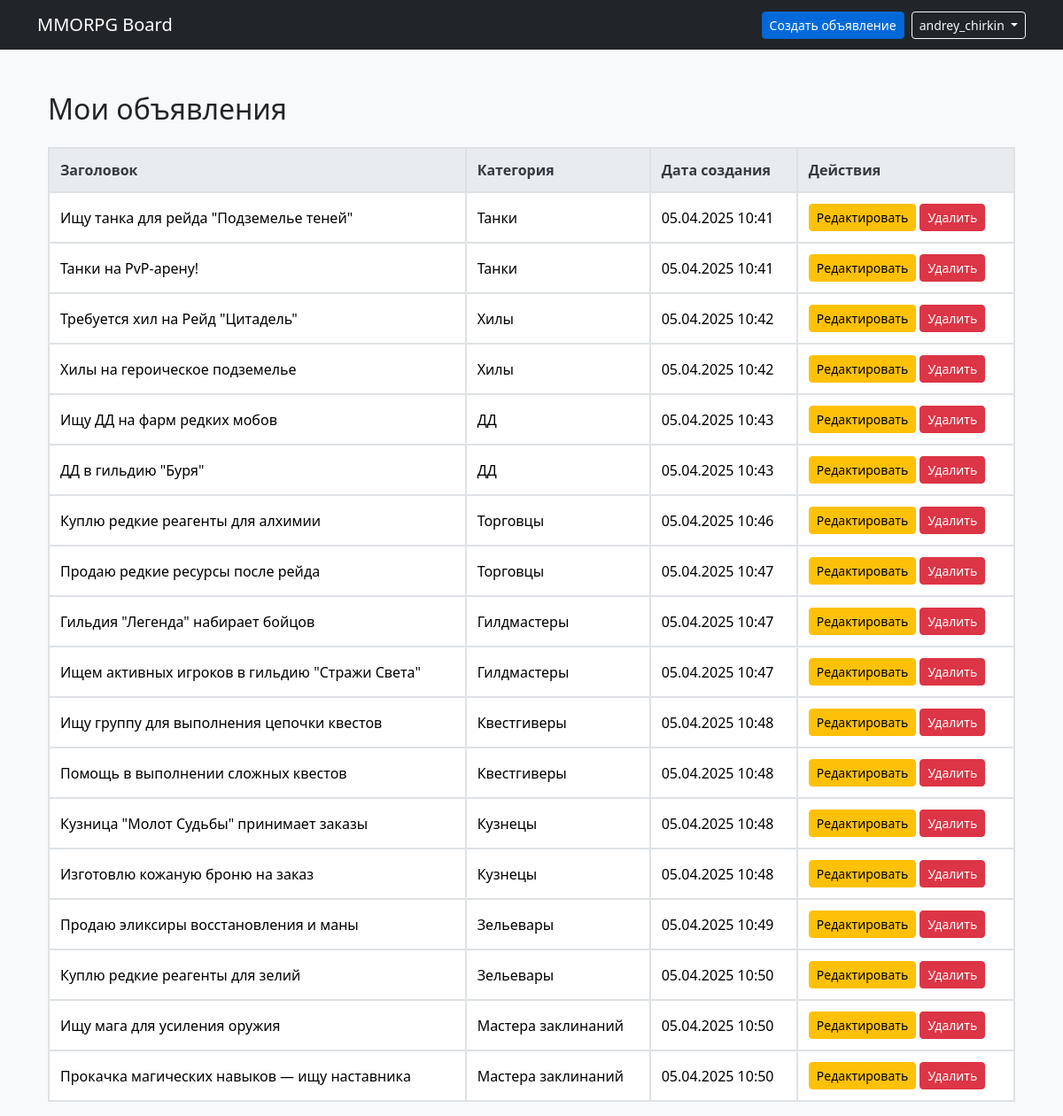
The app's page /my_posts/ (signed in) with its own data.
### board/models.py (models this page shows, shortened)
class Post(models.Model):
    author = models.ForeignKey(User, on_delete=models.CASCADE)
    category = models.ForeignKey(Category, on_delete=models.PROTECT)
    title = models.CharField(max_length=200)
    content = RichTextUploadingField()  # Используем CKEditor с загрузкой
    created_at = models.DateTimeField(auto_now_add=True)

class Category(models.Model):
    name = models.CharField(max_length=50, unique=True)

### board/views.py (the view)
# urls.py: path('my_posts/', my_posts_view, name='my_posts'),
def my_posts_view(request):
    posts = Post.objects.filter(author=request.user)
    return render(request, 'board/my_posts.html', {'posts': posts})

### board/templates/board/my_posts.html (shortened to what this page needs)
{% extends "base.html" %}
{% block content %}
<div class="container mt-5">
    <h2 class="mb-4">Мои объявления</h2>
    <table class="table table-hover">
        <thead>
            <tr>
                <th>Заголовок</th>
                <th>Категория</th>
                <th>Дата создания</th>
                <th>Действия</th>
            </tr>
        </thead>
        <tbody>
            {% for post in posts %}
            <tr>
                <td>{{ post.title }}</td>
                <td>{{ post.category.name }}</td>
                <td>{{ post.created_at|date:"d.m.Y H:i" }}</td>
                <td>
                    <a href="{% url 'edit_post' post.id %}" class="btn btn-sm btn-warning">Редактировать</a>
                    <a href="{% url 'delete_post' post.id %}" class="btn btn-danger btn-sm"
                           onclick="return confirm('Вы уверены, что хотите удалить это объявление?');">Удалить</a>
                </td>
            </tr>
            {% empty %}
            <tr>
                <td colspan="4">У вас пока нет объявлений.</td>
            </tr>
            {% endfor %}
        </tbody>
    </table>
</div>
{% endblock %}

### mmorpg_board/templates/base.html (shortened to what this page needs)
<!DOCTYPE html>
<html lang="ru">
<head>
    <link href="https://cdn.jsdelivr.net/npm/bootstrap@5.3.3/dist/css/bootstrap.min.css" rel="stylesheet">
    {% load static %}
    <link rel="stylesheet" href="{% static 'board/css/styles.css' %}">
</head>
<body class="bg-light">
    <nav class="navbar navbar-expand-lg navbar-dark bg-dark">
        <div class="container">
            <a class="navbar-brand" href="/">MMORPG Board</a>
            <div class="collapse navbar-collapse justify-content-end">
                <ul class="navbar-nav">
                    {% if user.is_authenticated %}
                        <li class="nav-item d-flex align-items-center">
                            <a href="{% url 'create_post' %}" class="btn btn-primary btn-sm me-2">Создать объявление</a>
                            <div class="dropdown">
                                <button class="btn btn-outline-light btn-sm dropdown-toggle" type="button" id="userDropdown" data-bs-toggle="dropdown" aria-expanded="false">
                                    {{ user.username }}
                                </button>
                            </div>
                        </li>
                    {% endif %}
                </ul>
            </div>
        </div>
    </nav>
    <div class="container mt-4">
        {% block content %}
        {% endblock %}
    </div>
</body>
</html>

### board/static/board/css/styles.css (style rules this page uses)
.btn-primary { background-color: #0069d9; border-color: #0062cc; }
.table { border-collapse: collapse; width: 100%; }
.table th, .table td { border: 2px solid #dee2e6; padding: 0.75rem; text-align: left; vertical-align: middle; }
.table th { background-color: #e9ecef; font-weight: bold; color: #343a40; }
.table td { background-color: #ffffff; }
.table th, .table td { transition: background-color 0.2s ease; }

### records on screen
Post: title "Ищу танка для рейда \"Подземелье теней\"", category.name "Танки", created_at "05.04.2025 10:41"
Post: title "Танки на PvP-арену!", category.name "Танки", created_at "05.04.2025 10:41"
Post: title "Требуется хил на Рейд \"Цитадель\"", category.name "Хилы", created_at "05.04.2025 10:42"
Post: title "Хилы на героическое подземелье", category.name "Хилы", created_at "05.04.2025 10:42"
Post: title "Ищу ДД на фарм редких мобов", category.name "ДД", created_at "05.04.2025 10:43"
Post: title "ДД в гильдию \"Буря\"", category.name "ДД", created_at "05.04.2025 10:43"
Post: title "Куплю редкие реагенты для алхимии", category.name "Торговцы", created_at "05.04.2025 10:46"
Post: title "Продаю редкие ресурсы после рейда", category.name "Торговцы", created_at "05.04.2025 10:47"
Post: title "Гильдия \"Легенда\" набирает бойцов", category.name "Гилдмастеры", created_at "05.04.2025 10:47"
Post: title "Ищем активных игроков в гильдию \"Стражи Света\"", category.name "Гилдмастеры", created_at "05.04.2025 10:47"
Post: title "Ищу группу для выполнения цепочки квестов", category.name "Квестгиверы", created_at "05.04.2025 10:48"
Post: title "Помощь в выполнении сложных квестов", category.name "Квестгиверы", created_at "05.04.2025 10:48"
Post: title "Кузница \"Молот Судьбы\" принимает заказы", category.name "Кузнецы", created_at "05.04.2025 10:48"
Post: title "Изготовлю кожаную броню на заказ", category.name "Кузнецы", created_at "05.04.2025 10:48"
Post: title "Продаю эликсиры восстановления и маны", category.name "Зельевары", created_at "05.04.2025 10:49"
Post: title "Куплю редкие реагенты для зелий", category.name "Зельевары", created_at "05.04.2025 10:50"
Post: title "Ищу мага для усиления оружия", category.name "Мастера заклинаний", created_at "05.04.2025 10:50"
Post: title "Прокачка магических навыков — ищу наставника", category.name "Мастера заклинаний", created_at "05.04.2025 10:50"

### other values on screen
{{ user.username }} "andrey_chirkin"
